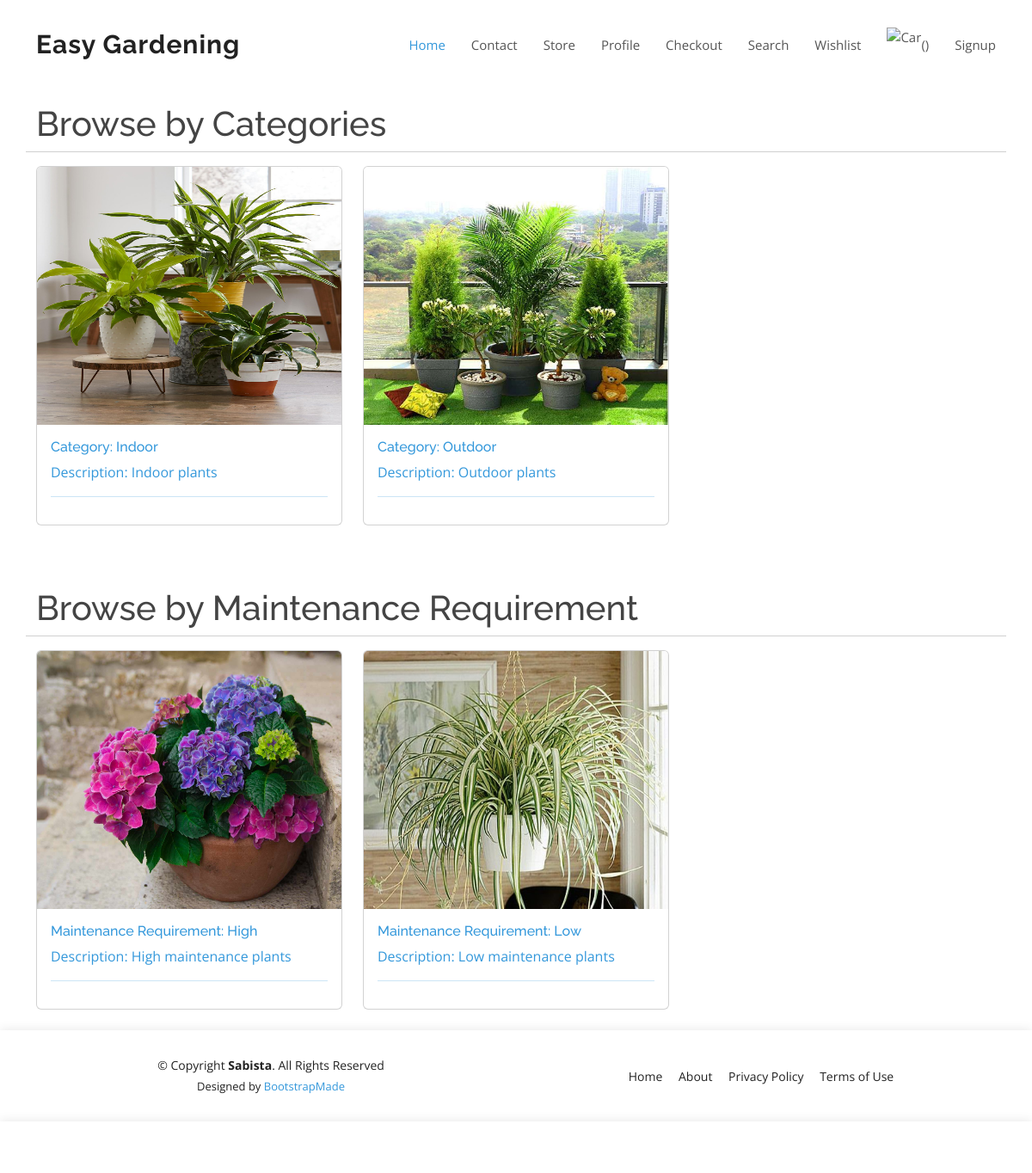
Page /collection on the committed database.
### plantapp/models.py (models this page shows, shortened)
class Category(models.Model):
    category_name = models.CharField(max_length=50, null=False, blank=False)
    category_slug = models.CharField(max_length=150, null=False, blank=False)
    category_image = models.ImageField(
        upload_to='shop/images', default="", null=True, blank=True)       # CHANGE THIS
    category_description = models.TextField(
        max_length=500, null=False, blank=False)
    @property
    def imageURL(self):
        try:
            url = self.category_image.url
        except:
            url = ''
        return url

class Maintenance(models.Model):
    maintenance_name = models.CharField(max_length=50, null=False, blank=False)
    maintenance_image = models.ImageField(
        upload_to='shop/images', default="", null=True, blank=True)       # CHANGE THIS
    maintenance_description = models.TextField(
        max_length=500, null=False, blank=False)
    @property
    def imageURL(self):
        try:
            url = self.maintenance_image.url
        except:
            url = ''
        return url

### plantapp/views.py (the view)
# urls.py: path('collection', views.collection, name="collection"),
def collection(request):
    category = Category.objects.all()
    maintenance = Maintenance.objects.all()
    context = {'category': category, 'maintenance': maintenance}
    return render(request, "collection.html", context)

### templates/collection.html
{% extends 'nav.html' %} {% load static %} {% block content %}
<br />
<br />
<br />
<br />
<br />
<div class="row">
  <h1>Browse by Categories</h1>
  <hr />
  {% for item in category %}
  <div class="col-lg-4 mb-4 mr-4">
    <div class="card">
      <a href="{% url 'collectionview' item.id %}">
        <img
          class="card-img-top"
          src="{{ item.imageURL }}"
          alt="{{ item.category_name }}"
          height="300"
        />
        <div class="card-body">
          <h6 class="card-title">Category: {{ item.category_name }}</h6>
          <p class="card-text">Description: {{ item.category_description }}</p>
          <hr />
        </div>
      </a>
    </div>
  </div>
  {% endfor %}
</div>
<br />
<br />
<div class="row">
  <h1>Browse by Maintenance Requirement</h1>
  <hr />
  {% for item in maintenance %}
  <div class="col-lg-4 mb-4 mr-4">
    <div class="card">
      <a href="{% url 'collectionviewmaint' item.id %}">
        <img
          class="card-img-top"
          src="{{ item.imageURL }}"
          alt="{{ item.maintenance_name }}"
          height="300"
        />
        <div class="card-body">
          <h6 class="card-title">
            Maintenance Requirement: {{ item.maintenance_name }}
          </h6>
          <p class="card-text">
            Description: {{ item.maintenance_description }}
          </p>
          <hr />
        </div>
      </a>
    </div>
  </div>
  {% endfor %}
</div>
{% endblock content %}

### static/assets/css/style.css (style rules this page uses)
body { font-family: "Open Sans", sans-serif; color: #444444; }
a { color: #3498db; text-decoration: none; }
h1, h2, h3, h4, h5, h6 { font-family: "Raleway", sans-serif; }

### rows in the picture
Category: imageURL (picture), category_name "Indoor", category_description "Indoor plants"
Category: imageURL (picture), category_name "Outdoor", category_description "Outdoor plants"
Maintenance: imageURL (picture), maintenance_name "High", maintenance_description "High maintenance plants"
Maintenance: imageURL (picture), maintenance_name "Low", maintenance_description "Low maintenance plants"
